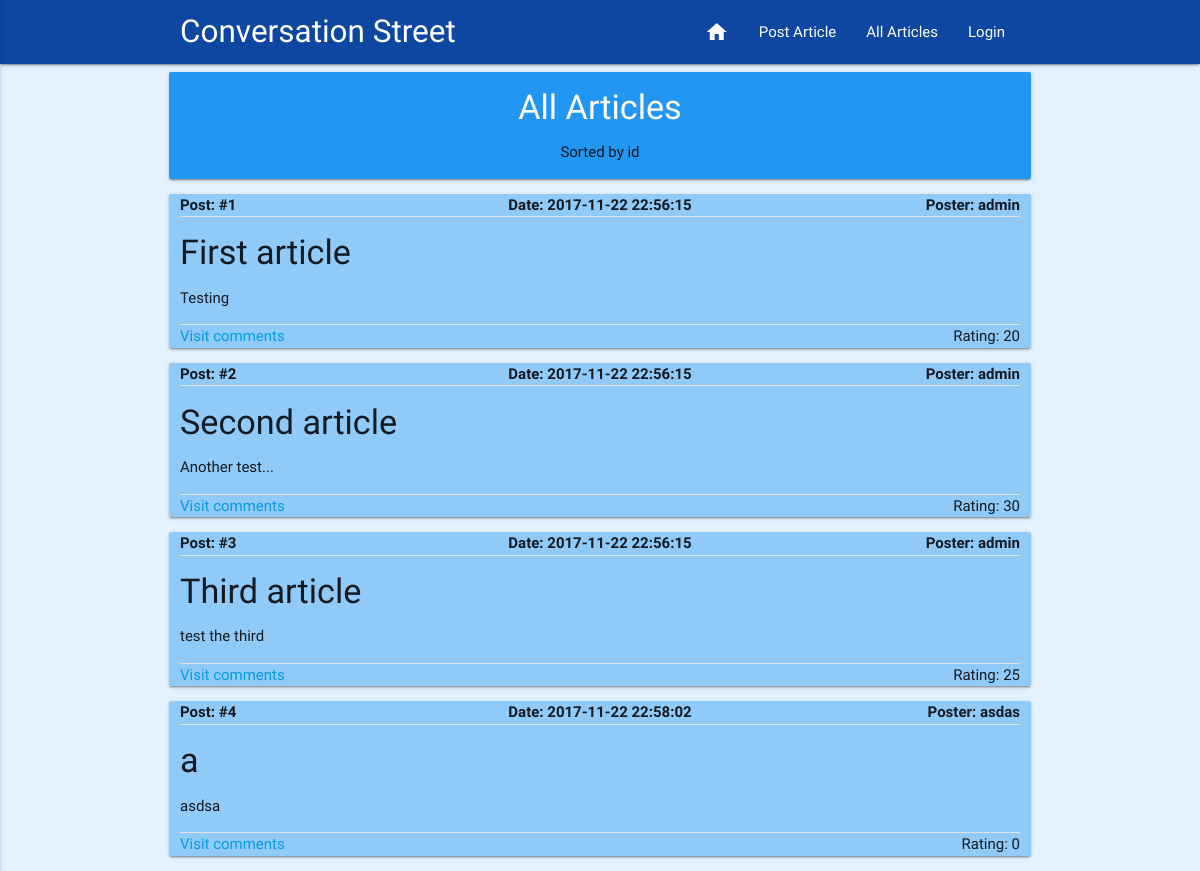
The page /articles/all/ on the database its author committed.
### tables this page shows
CREATE TABLE posts (
	id INTEGER PRIMARY KEY AUTOINCREMENT,
	votes_up INTEGER DEFAULT 0,
	votes_down INTEGER DEFAULT 0,
	title TEXT,
	author TEXT,
	author_id INTEGER,
	content TEXT,
	posted DATETIME DEFAULT CURRENT_TIMESTAMP
);

### coursework2.py (the view)
@app.route("/articles/all/")
@app.route("/articles/all/<string:sort>")
def all_articles(sort=""):
	method = "id"  # sorting method
	if sort.lower() == "title":
		method = "title"
	if sort.lower() == "author":
		method = "author"
	if sort.lower() == "score":
		method = "score"
	sql = "SELECT *, (votes_up - votes_down) AS score FROM posts ORDER BY {};".format(method)
	db = get_db()
	result = db.cursor().execute(sql)
	return render_template("all_articles.html", results=result, method=method)

### coursework2.py (called while the page is built)
def get_db():
	db = getattr(g, "db", None)
	if db is None:
		db = sqlite3.connect(db_location)
		db.row_factory = sqlite3.Row  # allows for accessing columns by name and not just index
		g.db = db
	return db

### templates/all_articles.html (shortened to what this page needs)
<!DOCTYPE html>
<html lang="en">
<head>
	{% include "head.html" %}
</head>
<body class="blue lighten-5">
	{% include "navbar.html" %}
	<div class="container">
		<div class="row card blue">
			<div class="col s12 center-align">
				<h4 class="white-text">All Articles</h4>
				<p>Sorted by {{ method }}</p>
			</div>
		</div>
		{% for row in results %}
			<div class="row card blue lighten-3">
				<div class="col s4">
					<b>Post: #{{ row["id"] }}</b>
				</div>
				<div class="col s4 center-align">
					<b>Date: {{ row["posted"] }}</b>
				</div>
				<div class="col s4 right-align">
					<b>Poster: {{ row["author"] }}</b>
				</div>
				<div class="col s12">
					<div class="divider"></div>
					<h4>{{ row["title"] }}</h4>
					<p>{{ row["content"] }}</p>
					<div class="divider"></div>
				</div>
				<div class="col s6">
					<a href="#" title="Not implemented yet">Visit comments</a>
				</div>
				<div class="col s6 right-align">
					<span title="&uArr; {{ row["votes_up"] }} &dArr; {{ row["votes_down"] }}">
						Rating: {{ row["votes_up"] - row["votes_down"] }}</span>
				</div>
			</div>
		{% endfor %}
	</div>
</body>
</html>

### rows shown on the page
posts: id "1", posted "2017-11-22 22:56:15", author "admin", title "First article", content "Testing", row['votes_up']-row['votes_down'] "20"
posts: id "2", posted "2017-11-22 22:56:15", author "admin", title "Second article", content "Another test...", row['votes_up']-row['votes_down'] "30"
posts: id "3", posted "2017-11-22 22:56:15", author "admin", title "Third article", content "test the third", row['votes_up']-row['votes_down'] "25"
posts: id "4", posted "2017-11-22 22:58:02", author "asdas", title "a", content "asdsa", row['votes_up']-row['votes_down'] "0"

### other values the page prints
{{ method }} "id"
